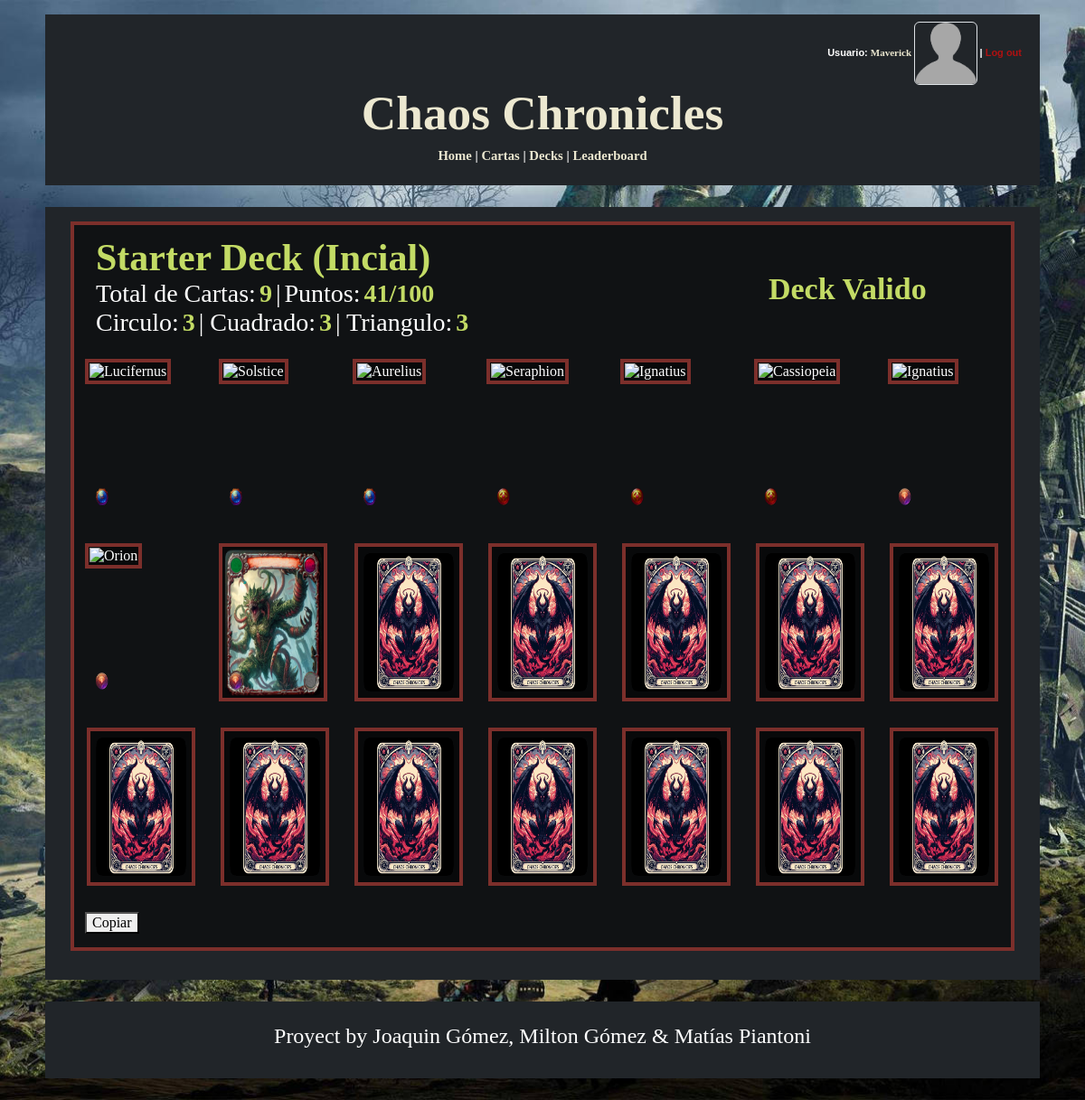
Screenshot of /decks/ver/62/ (signed in) with the database file from the repository.
### logica/models.py (models this page shows, shortened)
class Jugador(AbstractUser):
    ScoreTotal = models.SmallIntegerField(default=0)
    PartidasGanadas = models.IntegerField(default=0)
    PartidasPerdidas = models.IntegerField(default=0)
    Decks = models.ManyToManyField(Deck, blank=True)
    FotoPerfil = models.ImageField(blank=True, upload_to='perfilimages/')
    deck_seleccionado = models.ForeignKey('Deck', on_delete=models.SET_NULL, null=True, blank=True, related_name='jugador_seleccionado')
    def get_absolute_url(self):
        return reverse('user_profile', kwargs={'pk': self.pk})

class Deck(models.Model):
    Titulo = models.CharField(max_length=50)
    CantidadCartas = models.IntegerField(default=0, validators=[MinValueValidator(9), MaxValueValidator(21)])
    CantCirculo = models.SmallIntegerField(default=0)
    CantCuadrado = models.SmallIntegerField(default=0)
    CantTriangulo = models.SmallIntegerField(default=0)
    PartidasGanadas = models.SmallIntegerField(default=0)
    PartidasPerdidas = models.SmallIntegerField(default=0)
    PartidasTotales = models.SmallIntegerField(default=0)
    Winrate = models.DecimalField(max_digits=5, decimal_places=2, default=0.00)
    FechaDeCreacion = models.DateField(auto_now_add=True)
    BackImage = models.ImageField(blank=True, upload_to='backim/')
    Puntos = models.IntegerField(default=100)
    def validar(self):
        if (self.CantidadCartas > 21 or self.CantidadCartas < 9):
            return (False)
        elif (self.Puntos < 0):
            return (False)
        else: return (True)

class DeckCard(models.Model):
    TIPO_CHOICES = [
        ('ci', 'Circulo'),
        ('cu', 'Cuadrado'),
        ('tr', 'Triangulo'),
    ]
    deck = models.ForeignKey(Deck, on_delete=models.CASCADE)
    carta = models.ForeignKey(Carta, on_delete=models.CASCADE)
    tipo = models.CharField(max_length=2, choices=TIPO_CHOICES)
    imagenTipo = models.ImageField(blank=True, upload_to='tipes/')

### logica/views.py (the view, shortened to what this page needs)
# urls.py: path('decks/ver/<int:deck_id>/', deck_detail, name='deck_detail'),
@login_required
def deck_detail(request, deck_id):
    deck = get_object_or_404(Deck, id=deck_id)
    user = request.user
    is_owner = deck in user.Decks.all()
    cartas = Carta.objects.all().order_by("Costo", "Ataque")
    deck_cards = deck.deckcard_set.all()
    return render(request, 'deck_detail.html', {
        'deck': deck,
        'cartas': cartas,
        'deck_cards': deck_cards,
        'range': range(deck.CantidadCartas, 21),
        'can_edit': is_owner
    })

### logica/templates/deck_detail.html (shortened to what this page needs)
{% extends "base_generic.html" %}
{% block content %}
<div class="container">
    <div class="row">
        <ul>
            <div class="container-fluid pt-1 pb-0" style="border: 4px solid rgb(124, 47, 43); background: rgba(0, 0, 0, 0.5)">
                <div class="container-fluid pb-3">
                    <div class="row">
                        <div class="col-sm-8 mt-2 mb-2">
                            <span style="font:bold 42px Georgia;color:#c3db65;">{{ deck.Titulo }}</span>
                            <br>
                            <span style="font:normal 28px Georgia;color:#ffffff;margin-top:40px;">Total de Cartas:</span>
                            <span style="font:bold 28px Georgia;color:#c3db65;">{{deck.CantidadCartas}}</span>
                            <span style="font:normal 28px Georgia;color:#ffffff;margin-top:10px;">|</span>
                            <span style="font:normal 28px Georgia;color:#ffffff;margin-top:10px;">Puntos:</span>
                            <span style="font:bold 28px Georgia;color:#c3db65;">{{deck.Puntos}}/100</span>
                            <br>
                            <span style="font:normal 28px Georgia;color:#ffffff;margin-top:10px;">Circulo:</span>
                            <span style="font:bold 28px Georgia;color:#c3db65;">{{deck.CantCirculo}}</span>
                            <span style="font:normal 28px Georgia;color:#ffffff;margin-top:10px;">| Cuadrado:</span>
                            <span style="font:bold 28px Georgia;color:#c3db65;">{{deck.CantCuadrado}}</span>
                            <span style="font:normal 28px Georgia;color:#ffffff;margin-top:10px;">| Triangulo:</span>
                            <span style="font:bold 28px Georgia;color:#c3db65;">{{deck.CantTriangulo}}</span>
                        </div>
                        <div class="col-sm-4 mt-5" style="text-align: center;">
                            {% if deck.validar %}
                                <a style="font:bold 34px Georgia;color:#c3db65;">Deck Valido</a>
                            {% else %}
                                <a style="font:bold 34px Georgia; color: rgb(175, 17, 17);">Deck Invalido</a>
                            {% endif %}
                        </div>
                    </div>
                </div>
                <div class="row row-cols-7">
                    {% for deck_card in deck_cards %}
                            <div class="col p-0">
                                <div class="container-fluid" style="height:204px; width:148px; position: relative;">
                                    {% if can_edit %}
                                    <form method="post" style="display:inline;">
                                        {% csrf_token %}
                                        <input type="hidden" name="carta_id" value="{{ deck_card.id }}">
                                        <input type="hidden" name="tipo" value="{{ deck_card.tipo }}">
                                        <div class="button-container">
                                            <button class="btn btn-outline-danger p-0"  type="submit" name="action" value="remove" style="border-radius: 0px; border: none;">
                                                <div class="overlay" style="  background: rgba(0, 0, 0, 0); color: #f1f1f1; width: 100%; height: 100%; position: absolute; height:175px; width:120px">
                                                    <img src="/media/{{ deck_card.imagenTipo }}" class="mx-auto d-block p-1" height="175px" width="120px">
                                                </div>
                                                <img src="/media/{{ deck_card.carta.Imagen }}" alt="{{ deck_card.carta.Nombre }}" class="image"
                                                style="border: 4px solid rgb(124, 47, 43); padding: 1px; background: rgba(0, 0, 0, 0.5); " height="175px" width="120px">
                                            </button>
                                        </div>
                                    </form>
                                    {%else%}
                                        <div class="overlay" style="  background: rgba(0, 0, 0, 0); color: #f1f1f1; width: 100%; height: 100%; position: absolute; height:175px; width:120px">
                                            <img src="/media/{{ deck_card.imagenTipo }}" class="mx-auto d-block p-1" height="175px" width="120px">
                                        </div>
                                    {% endif %}
                                </div>
                            </div>
                            {% if forloop.last %}
                                {% for i in range %}
                                    <div class="col p-0">
                                        <div class="container-fluid" style="height:204px; width:148px">
                                            <img src="/media/{{ deck.BackImage }}" alt="{{ deck.Titulo }}" class="mx-auto d-block p-1" style="border: 4px solid rgb(124, 47, 43); padding: 1px; background: rgba(0, 0, 0, 0.5); " height="175px" width="120px">
                                        </div>
                                    </div>
                                {%endfor%}
                            {% endif %}
                    {% endfor %}
                </div>
                <div>
                    <button style="margin-bottom: 15px;">
                        <a href="{% url 'copiar_cartas' deck.id %}?next={{ request.path }}" style="text-decoration: none; color: black">Copiar</a>
                    </button>
                </div>
            </div>
        </ul>
    </div>
</div>
{% endblock %}

### logica/templates/base_generic.html (shortened to what this page needs)
<!DOCTYPE html>
<html lang="en">
    <head>
        <link href="https://cdn.jsdelivr.net/npm/bootstrap@5.3.3/dist/css/bootstrap.min.css" rel="stylesheet">
    </head>
    <body>
        <div class = "custom-container p-2 mt-3 bg-dark text-white">
            <div class = "menu">
                <div class = "container-fluid bg-dark text-white">
                    <div class="row">
                        <div class="col-sm-12">
                            <nav>
                                {% if user.is_authenticated %}
                                    <div class = "log-bar">
                                        Usuario: <a href="{{ user.get_absolute_url }}" style="font:bold 11px Georgia" class = "menu-buttons">{{ user.get_username }}
                                        {% if user.FotoPerfil %}
                                            <img src="{{ user.FotoPerfil.url }}" alt="Foto de Perfil" class="rounded" style="height:70px; width:70px;">
                                        {% else %}
                                            <img src="/media/perfilimages/default-profile.png" alt="Foto de Perfil" class="rounded border" style="height:70px; width:70px;">
                                        {% endif %}
                                        </a>
                                        |
                                        <form action="{% url 'logout' %}" method="post" class = "logout-form"> {% csrf_token %}
                                            <button type="submit" class="logout-button">Log out</button>
                                        </form>
                                    </div>
                                {% else %}
                                    <p class = "log-bar"><a class = "menu-buttons" href="{% url 'login' %}">Log in</a> or <a class = "menu-buttons" href="{% url 'register' %}">Register</a></p>
                                {% endif %}
                            </nav>
                        </div>
                    </div>
                </div>
                <div class="row">
                    <div class = "col-sm-12">
                        <h1 class="title"><a href="{% url 'home' %}" class = "menu-buttons">Chaos Chronicles</a></h1>
                    </div>
                </div>
                <div class="row">
                    <div class = "col-sm-12">
                        <nav class = "menu-items">
                            <p>
                                <a href="{% url 'home' %}" class = "menu-buttons"> Home</a> |
                                <a href="{% url 'carta_list' %}" class = "menu-buttons"> Cartas</a>
                                {% if user.is_authenticated %}
                                    |
                                    <a href="{% url 'deck_list' %}" class = "menu-buttons"> Decks</a> |
                                    <a href="{% url 'leaderboard' %}" class = "menu-buttons"> Leaderboard </a>
                                {% endif %}
                            </p>
                        </nav>
                    </div>
                </div>
            </div>
        </div>
        <div class = "custom-container p-3 my-4 bg-dark text-white">
            {% block content %}
            {% endblock %}
        </div>
        <div class = "custom-container p-4 my-4 bg-dark text-white">
            <h4 style = "text-align: center;"> Proyect by Joaquin Gómez, Milton Gómez & Matías Piantoni </h4>
        </div>
    </body>
</html>

### logica/templates/base_generic.html (style rules this page uses)
body { background-attachment: fixed; background-image: url("/media/media/bg1.jpg"); min-height: 100vh; width: 100%; background-position: center; background-repeat: no-repeat; background-size: cover; font: 12pt Georgia, "Times New Roman", Times, serif; }
.title { text-align: center; font: bold 40pt Georgia, "Times New Roman", Times, serif; }
.menu-items { text-align: center; font: bold 11pt Georgia, "Times New Roman", Times, serif; }
.menu-buttons { color: #ece8d0; text-decoration: none; background: none; border: none; }
.log-bar { text-align: right; font: bold 11px Arial; }
.logout-form { display: inline-block; margin: 0; }
.custom-container { max-width: 1100px; margin: auto; }
.logout-button { background: none; color: rgb(175, 17, 17); border: none; padding: 0; cursor: pointer; text-decoration: none; font: bold 11px Arial; }

### rows the page displays
Jugador: get_username "Maverick"
Deck: Titulo "Starter Deck (Incial)", CantidadCartas "9", Puntos "41", CantCirculo "3", CantCuadrado "3", CantTriangulo "3"
DeckCard: imagenTipo (picture)
DeckCard: imagenTipo (picture)
DeckCard: imagenTipo (picture)
DeckCard: imagenTipo (picture)
DeckCard: imagenTipo (picture)
DeckCard: imagenTipo (picture)
DeckCard: imagenTipo (picture)
DeckCard: imagenTipo (picture)
DeckCard: imagenTipo (picture), BackImage (picture)
